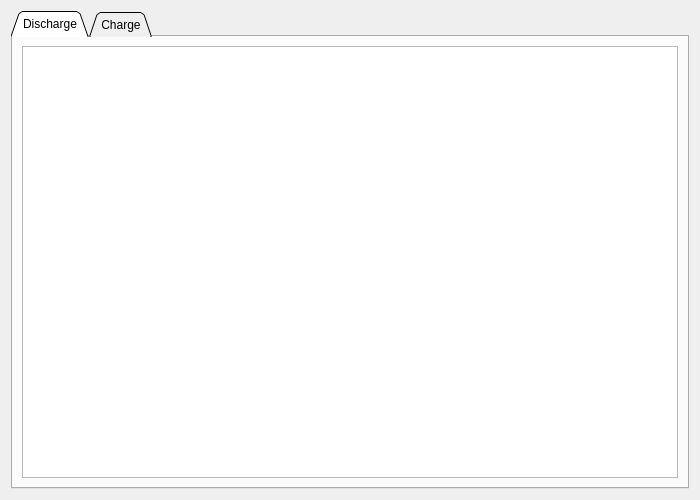
<?xml version="1.0" encoding="UTF-8"?>
<ui version="4.0">
 <class>PageMasterSwitch</class>
 <widget class="QWidget" name="PageMasterSwitch">
  <property name="geometry">
   <rect>
    <x>0</x>
    <y>0</y>
    <width>700</width>
    <height>500</height>
   </rect>
  </property>
  <property name="windowTitle">
   <string>Form</string>
  </property>
  <layout class="QVBoxLayout" name="verticalLayout">
   <item>
    <widget class="QTabWidget" name="tabWidget">
     <property name="tabShape">
      <enum>QTabWidget::Triangular</enum>
     </property>
     <property name="currentIndex">
      <number>0</number>
     </property>
     <widget class="QWidget" name="Discharge">
      <attribute name="title">
       <string>Discharge</string>
      </attribute>
      <layout class="QVBoxLayout" name="verticalLayout_2">
       <item>
        <widget class="ParamTable" name="dischargeTab"/>
       </item>
      </layout>
     </widget>
     <widget class="QWidget" name="Charge">
      <attribute name="title">
       <string>Charge</string>
      </attribute>
      <layout class="QVBoxLayout" name="verticalLayout_3">
       <item>
        <widget class="ParamTable" name="chargeTab"/>
       </item>
      </layout>
     </widget>
    </widget>
   </item>
  </layout>
 </widget>
 <customwidgets>
  <customwidget>
   <class>ParamTable</class>
   <extends>QTableWidget</extends>
   <header>widgets/paramtable.h</header>
  </customwidget>
 </customwidgets>
 <resources/>
 <connections/>
</ui>
